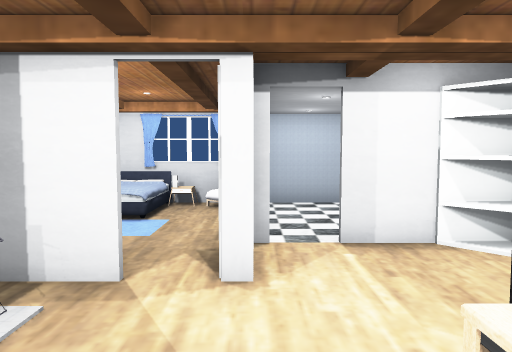
[1] (above)

12 first-person views from a walk through a Unity game level. The camera is 1.5 m above the floor, tilts 4° down and sees 70° across. Doors are open. The floor is counted in squares, 1 m on a side. Each view is taken from the middle of a square. On the plan, view 1 faces up. The plan holds only what a view shows up to about 16 squares ahead; the rest is blank. The player is left out. Some surface patterns are stand-ins.

[2]
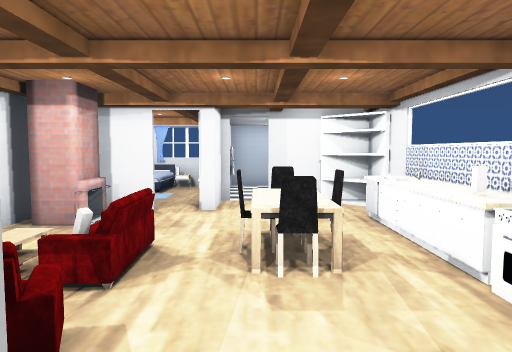

[3]
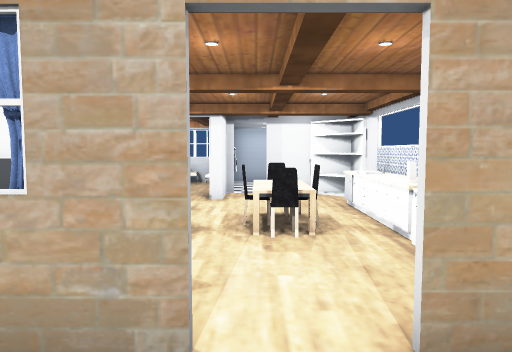

[4]
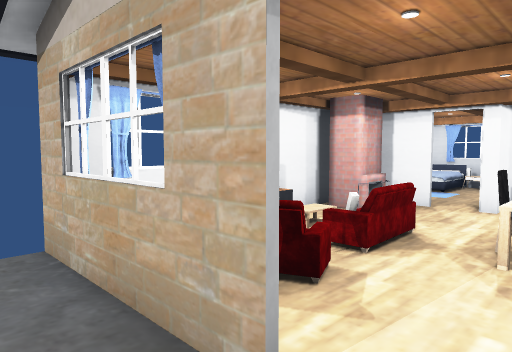

[5]
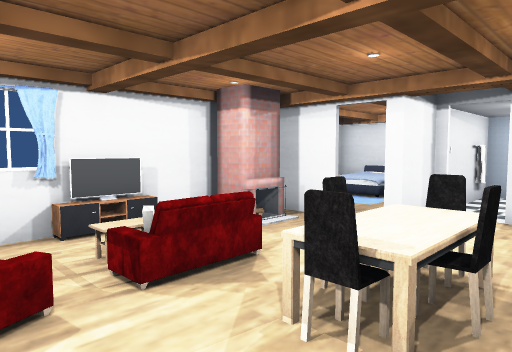

[6]
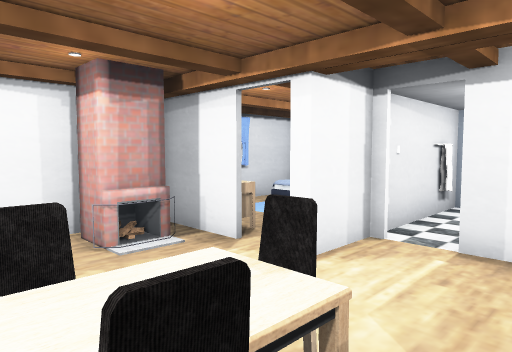

[7]
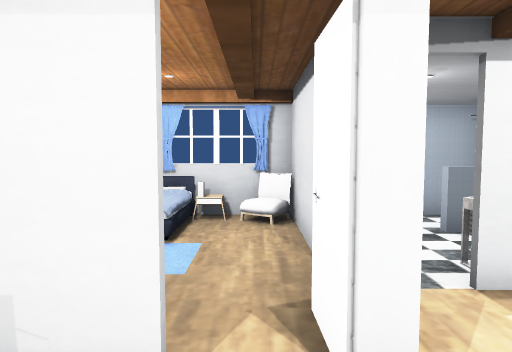

[8]
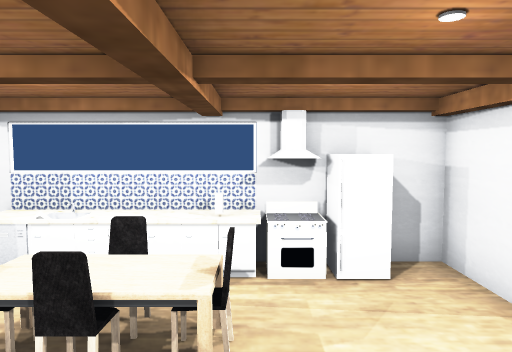

[9]
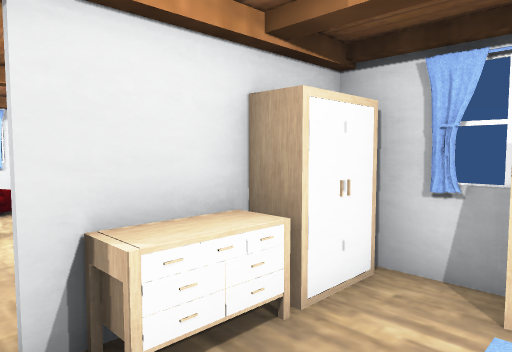

[10]
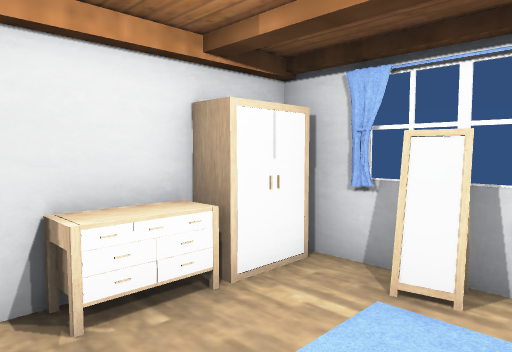

[11]
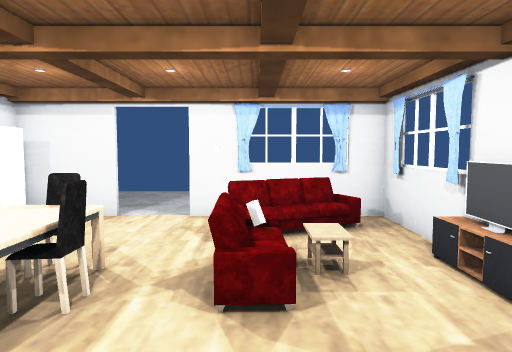

[12]
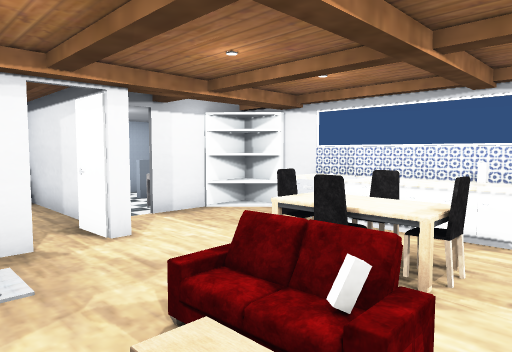

### Floor plan
Points are (right, up) in squares from view 1. A wall is a line through its corners. A room is listed if a view was taken in it or the views show most of it. See-through windows are left out.
Room 1 (views 1, 5, 6, 7, 8, 11, 12)
walls: (-1.5, 4.1) (-3.5, 4.1); (4.3, 4.3) (3.3, 5.4); (0, 5.9) (0, 4.1) (-0.4, 4.1) (-0.5, 5.4); (2.5, 5.8) (1.2, 5.8); (-3.9, 3.1) (-3.9, 0.4); (-3.9, -1.3) (-3.9, -4.3); (2.1, -4.3) (4.4, -4.3) (4.4, 5.8) (3.4, 5.8); (-2.4, -4.3) (0.6, -4.3)
ways out: open door at (1.5, -4) to room 2; opening at (-1, 5) to room 3; open door at (1, 6.5)
objects: other object (-4, -1); other object (-4, 0); other object (-3, 2) to (-2, 3); other object (-2, -3) to (-1, -2); other object (-1, -1) to (-1, 1); other object (1, -1) to (2, -1); other object (1, 0) to (1, 1); other object (1, 2) to (2, 2); other object (2, 0) to (2, 1); other object (4, -3); other object (4, -2) to (4, -1); other object (4, 0); other object (4, 1); other object (4, 2); other object (4, 3)
Room 2 (views 2, 3, 4)
walls: (0.6, -4.4) (-4.1, -4.4); (2.9, -4.4) (2.1, -4.4); (-3.9, -4.3) (-2.4, -4.3)
ways out: open door at (1.5, -4) to room 1
Room 3 (views 9, 10)
walls: (-5, 7) (-4.9, 6.4); (-3.5, 4.2) (-1.5, 4.2); (-0.2, 6.1) (-0.2, 10.5); (0.1, 10.5) (-5.4, 10.5) (-5.4, 4.6)
low walls: (-4.8, 7) (-4.7, 6.3)
ways out: opening at (-1, 5) to room 1
objects: other object (-5, 4) to (-4, 5); other object (-4, 8) to (-3, 8); other object (-4, 10); other object (-3, 5) to (-2, 5); other object (-2, 10)

Where each view was taken, in squares from view 1:
view 1: 0 up, 0 right, facing up
view 2: 5 down, 1 right, facing up
view 3: 7 down, 1 right, facing up
view 4: 6 down, 2 right, facing up-left
view 5: 3 down, 3 right, facing up-left
view 6: 0 up, 3 right, facing up-left
view 7: 2 up, 1 left, facing up
view 8: 1 down, 2 left, facing right
view 9: 7 up, 1 left, facing down-left
view 10: 8 up, 1 left, facing down-left
view 11: 4 up, 1 left, facing down
view 12: 2 down, 3 left, facing up-right
